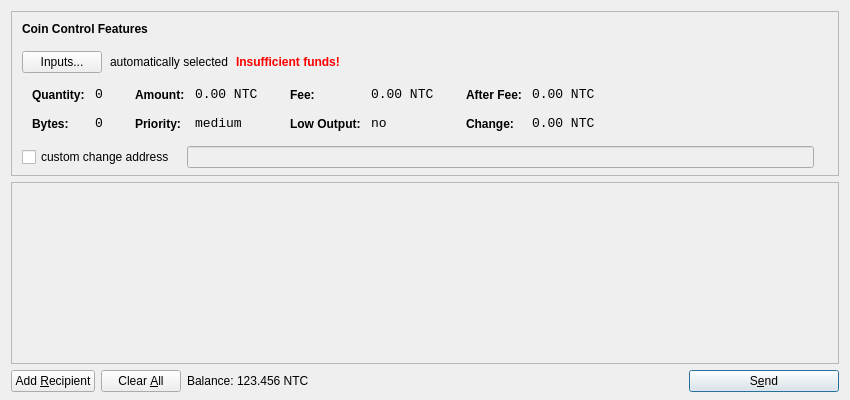
<?xml version="1.0" encoding="UTF-8"?>
<ui version="4.0">
 <class>SendCoinsDialog</class>
 <widget class="QDialog" name="SendCoinsDialog">
  <property name="geometry">
   <rect>
    <x>0</x>
    <y>0</y>
    <width>850</width>
    <height>400</height>
   </rect>
  </property>
  <property name="windowTitle">
   <string>Send Coins</string>
  </property>
  <layout class="QVBoxLayout" name="verticalLayout" stretch="0,1,0">
   <property name="bottomMargin">
    <number>8</number>
   </property>
   <item>
    <widget class="QFrame" name="frameCoinControl">
     <property name="sizePolicy">
      <sizepolicy hsizetype="Expanding" vsizetype="Expanding">
       <horstretch>0</horstretch>
       <verstretch>0</verstretch>
      </sizepolicy>
     </property>
     <property name="maximumSize">
      <size>
       <width>16777215</width>
       <height>16777215</height>
      </size>
     </property>
     <property name="frameShape">
      <enum>QFrame::StyledPanel</enum>
     </property>
     <property name="frameShadow">
      <enum>QFrame::Sunken</enum>
     </property>
     <layout class="QVBoxLayout" name="verticalLayoutCoinControl2">
      <property name="spacing">
       <number>-1</number>
      </property>
      <property name="leftMargin">
       <number>0</number>
      </property>
      <property name="topMargin">
       <number>0</number>
      </property>
      <property name="rightMargin">
       <number>0</number>
      </property>
      <property name="bottomMargin">
       <number>6</number>
      </property>
      <item>
       <layout class="QVBoxLayout" name="verticalLayoutCoinControl" stretch="0,0,0,0,1">
        <property name="spacing">
         <number>0</number>
        </property>
        <property name="leftMargin">
         <number>10</number>
        </property>
        <property name="topMargin">
         <number>10</number>
        </property>
        <item>
         <layout class="QHBoxLayout" name="horizontalLayoutCoinControl1">
          <property name="bottomMargin">
           <number>15</number>
          </property>
          <item>
           <widget class="QLabel" name="labelCoinControlFeatures">
            <property name="sizePolicy">
             <sizepolicy hsizetype="Preferred" vsizetype="Maximum">
              <horstretch>0</horstretch>
              <verstretch>0</verstretch>
             </sizepolicy>
            </property>
            <property name="font">
             <font>
              <weight>75</weight>
              <bold>true</bold>
             </font>
            </property>
            <property name="styleSheet">
             <string notr="true">font-weight:bold;</string>
            </property>
            <property name="text">
             <string>Coin Control Features</string>
            </property>
           </widget>
          </item>
         </layout>
        </item>
        <item>
         <layout class="QHBoxLayout" name="horizontalLayoutCoinControl2" stretch="0,0,0,0">
          <property name="spacing">
           <number>8</number>
          </property>
          <property name="bottomMargin">
           <number>10</number>
          </property>
          <item>
           <widget class="QPushButton" name="pushButtonCoinControl">
            <property name="styleSheet">
             <string notr="true"/>
            </property>
            <property name="text">
             <string>Inputs...</string>
            </property>
           </widget>
          </item>
          <item>
           <widget class="QLabel" name="labelCoinControlAutomaticallySelected">
            <property name="text">
             <string>automatically selected</string>
            </property>
            <property name="margin">
             <number>5</number>
            </property>
           </widget>
          </item>
          <item>
           <widget class="QLabel" name="labelCoinControlInsuffFunds">
            <property name="font">
             <font>
              <weight>75</weight>
              <bold>true</bold>
             </font>
            </property>
            <property name="styleSheet">
             <string notr="true">color:red;font-weight:bold;</string>
            </property>
            <property name="text">
             <string>Insufficient funds!</string>
            </property>
            <property name="margin">
             <number>5</number>
            </property>
           </widget>
          </item>
          <item>
           <spacer name="horizontalSpacerCoinControl">
            <property name="orientation">
             <enum>Qt::Horizontal</enum>
            </property>
            <property name="sizeHint" stdset="0">
             <size>
              <width>40</width>
              <height>1</height>
             </size>
            </property>
           </spacer>
          </item>
         </layout>
        </item>
        <item>
         <widget class="QWidget" name="widgetCoinControl" native="true">
          <property name="sizePolicy">
           <sizepolicy hsizetype="Preferred" vsizetype="Preferred">
            <horstretch>0</horstretch>
            <verstretch>0</verstretch>
           </sizepolicy>
          </property>
          <property name="minimumSize">
           <size>
            <width>0</width>
            <height>0</height>
           </size>
          </property>
          <property name="styleSheet">
           <string notr="true"/>
          </property>
          <layout class="QHBoxLayout" name="horizontalLayoutCoinControl5">
           <property name="margin">
            <number>0</number>
           </property>
           <item>
            <layout class="QHBoxLayout" name="horizontalLayoutCoinControl3" stretch="0,0,0,1">
             <property name="spacing">
              <number>20</number>
             </property>
             <property name="topMargin">
              <number>0</number>
             </property>
             <property name="bottomMargin">
              <number>10</number>
             </property>
             <item>
              <layout class="QFormLayout" name="formLayoutCoinControl1">
               <property name="horizontalSpacing">
                <number>10</number>
               </property>
               <property name="verticalSpacing">
                <number>14</number>
               </property>
               <property name="leftMargin">
                <number>10</number>
               </property>
               <property name="topMargin">
                <number>4</number>
               </property>
               <property name="rightMargin">
                <number>6</number>
               </property>
               <item row="0" column="0">
                <widget class="QLabel" name="labelCoinControlQuantityText">
                 <property name="styleSheet">
                  <string notr="true">font-weight:bold;</string>
                 </property>
                 <property name="text">
                  <string>Quantity:</string>
                 </property>
                 <property name="margin">
                  <number>0</number>
                 </property>
                </widget>
               </item>
               <item row="0" column="1">
                <widget class="QLabel" name="labelCoinControlQuantity">
                 <property name="font">
                  <font>
                   <family>Monospace</family>
                   <pointsize>10</pointsize>
                  </font>
                 </property>
                 <property name="cursor">
                  <cursorShape>IBeamCursor</cursorShape>
                 </property>
                 <property name="contextMenuPolicy">
                  <enum>Qt::ActionsContextMenu</enum>
                 </property>
                 <property name="text">
                  <string notr="true">0</string>
                 </property>
                 <property name="margin">
                  <number>0</number>
                 </property>
                 <property name="textInteractionFlags">
                  <set>Qt::LinksAccessibleByMouse|Qt::TextSelectableByKeyboard|Qt::TextSelectableByMouse</set>
                 </property>
                </widget>
               </item>
               <item row="1" column="0">
                <widget class="QLabel" name="labelCoinControlBytesText">
                 <property name="styleSheet">
                  <string notr="true">font-weight:bold;</string>
                 </property>
                 <property name="text">
                  <string>Bytes:</string>
                 </property>
                </widget>
               </item>
               <item row="1" column="1">
                <widget class="QLabel" name="labelCoinControlBytes">
                 <property name="font">
                  <font>
                   <family>Monospace</family>
                   <pointsize>10</pointsize>
                  </font>
                 </property>
                 <property name="cursor">
                  <cursorShape>IBeamCursor</cursorShape>
                 </property>
                 <property name="contextMenuPolicy">
                  <enum>Qt::ActionsContextMenu</enum>
                 </property>
                 <property name="text">
                  <string notr="true">0</string>
                 </property>
                 <property name="textInteractionFlags">
                  <set>Qt::LinksAccessibleByMouse|Qt::TextSelectableByKeyboard|Qt::TextSelectableByMouse</set>
                 </property>
                </widget>
               </item>
              </layout>
             </item>
             <item>
              <layout class="QFormLayout" name="formLayoutCoinControl2">
               <property name="horizontalSpacing">
                <number>10</number>
               </property>
               <property name="verticalSpacing">
                <number>14</number>
               </property>
               <property name="leftMargin">
                <number>6</number>
               </property>
               <property name="topMargin">
                <number>4</number>
               </property>
               <property name="rightMargin">
                <number>6</number>
               </property>
               <item row="0" column="0">
                <widget class="QLabel" name="labelCoinControlAmountText">
                 <property name="styleSheet">
                  <string notr="true">font-weight:bold;</string>
                 </property>
                 <property name="text">
                  <string>Amount:</string>
                 </property>
                 <property name="margin">
                  <number>0</number>
                 </property>
                </widget>
               </item>
               <item row="0" column="1">
                <widget class="QLabel" name="labelCoinControlAmount">
                 <property name="font">
                  <font>
                   <family>Monospace</family>
                   <pointsize>10</pointsize>
                  </font>
                 </property>
                 <property name="cursor">
                  <cursorShape>IBeamCursor</cursorShape>
                 </property>
                 <property name="contextMenuPolicy">
                  <enum>Qt::ActionsContextMenu</enum>
                 </property>
                 <property name="text">
                  <string notr="true">0.00 NTC</string>
                 </property>
                 <property name="textInteractionFlags">
                  <set>Qt::LinksAccessibleByMouse|Qt::TextSelectableByKeyboard|Qt::TextSelectableByMouse</set>
                 </property>
                </widget>
               </item>
               <item row="1" column="0">
                <widget class="QLabel" name="labelCoinControlPriorityText">
                 <property name="styleSheet">
                  <string notr="true">font-weight:bold;</string>
                 </property>
                 <property name="text">
                  <string>Priority:</string>
                 </property>
                </widget>
               </item>
               <item row="1" column="1">
                <widget class="QLabel" name="labelCoinControlPriority">
                 <property name="font">
                  <font>
                   <family>Monospace</family>
                   <pointsize>10</pointsize>
                  </font>
                 </property>
                 <property name="cursor">
                  <cursorShape>IBeamCursor</cursorShape>
                 </property>
                 <property name="contextMenuPolicy">
                  <enum>Qt::ActionsContextMenu</enum>
                 </property>
                 <property name="text">
                  <string>medium</string>
                 </property>
                 <property name="textInteractionFlags">
                  <set>Qt::LinksAccessibleByMouse|Qt::TextSelectableByKeyboard|Qt::TextSelectableByMouse</set>
                 </property>
                </widget>
               </item>
              </layout>
             </item>
             <item>
              <layout class="QFormLayout" name="formLayoutCoinControl3">
               <property name="horizontalSpacing">
                <number>10</number>
               </property>
               <property name="verticalSpacing">
                <number>14</number>
               </property>
               <property name="leftMargin">
                <number>6</number>
               </property>
               <property name="topMargin">
                <number>4</number>
               </property>
               <property name="rightMargin">
                <number>6</number>
               </property>
               <item row="0" column="0">
                <widget class="QLabel" name="labelCoinControlFeeText">
                 <property name="styleSheet">
                  <string notr="true">font-weight:bold;</string>
                 </property>
                 <property name="text">
                  <string>Fee:</string>
                 </property>
                 <property name="margin">
                  <number>0</number>
                 </property>
                </widget>
               </item>
               <item row="0" column="1">
                <widget class="QLabel" name="labelCoinControlFee">
                 <property name="font">
                  <font>
                   <family>Monospace</family>
                   <pointsize>10</pointsize>
                  </font>
                 </property>
                 <property name="cursor">
                  <cursorShape>IBeamCursor</cursorShape>
                 </property>
                 <property name="contextMenuPolicy">
                  <enum>Qt::ActionsContextMenu</enum>
                 </property>
                 <property name="text">
                  <string notr="true">0.00 NTC</string>
                 </property>
                 <property name="textInteractionFlags">
                  <set>Qt::LinksAccessibleByMouse|Qt::TextSelectableByKeyboard|Qt::TextSelectableByMouse</set>
                 </property>
                </widget>
               </item>
               <item row="1" column="0">
                <widget class="QLabel" name="labelCoinControlLowOutputText">
                 <property name="styleSheet">
                  <string notr="true">font-weight:bold;</string>
                 </property>
                 <property name="text">
                  <string>Low Output:</string>
                 </property>
                </widget>
               </item>
               <item row="1" column="1">
                <widget class="QLabel" name="labelCoinControlLowOutput">
                 <property name="font">
                  <font>
                   <family>Monospace</family>
                   <pointsize>10</pointsize>
                  </font>
                 </property>
                 <property name="cursor">
                  <cursorShape>IBeamCursor</cursorShape>
                 </property>
                 <property name="contextMenuPolicy">
                  <enum>Qt::ActionsContextMenu</enum>
                 </property>
                 <property name="text">
                  <string>no</string>
                 </property>
                 <property name="textInteractionFlags">
                  <set>Qt::LinksAccessibleByMouse|Qt::TextSelectableByKeyboard|Qt::TextSelectableByMouse</set>
                 </property>
                </widget>
               </item>
              </layout>
             </item>
             <item>
              <layout class="QFormLayout" name="formLayoutCoinControl4">
               <property name="horizontalSpacing">
                <number>10</number>
               </property>
               <property name="verticalSpacing">
                <number>14</number>
               </property>
               <property name="leftMargin">
                <number>6</number>
               </property>
               <property name="topMargin">
                <number>4</number>
               </property>
               <property name="rightMargin">
                <number>6</number>
               </property>
               <item row="0" column="0">
                <widget class="QLabel" name="labelCoinControlAfterFeeText">
                 <property name="styleSheet">
                  <string notr="true">font-weight:bold;</string>
                 </property>
                 <property name="text">
                  <string>After Fee:</string>
                 </property>
                 <property name="margin">
                  <number>0</number>
                 </property>
                </widget>
               </item>
               <item row="0" column="1">
                <widget class="QLabel" name="labelCoinControlAfterFee">
                 <property name="font">
                  <font>
                   <family>Monospace</family>
                   <pointsize>10</pointsize>
                  </font>
                 </property>
                 <property name="cursor">
                  <cursorShape>IBeamCursor</cursorShape>
                 </property>
                 <property name="contextMenuPolicy">
                  <enum>Qt::ActionsContextMenu</enum>
                 </property>
                 <property name="text">
                  <string notr="true">0.00 NTC</string>
                 </property>
                 <property name="textInteractionFlags">
                  <set>Qt::LinksAccessibleByMouse|Qt::TextSelectableByKeyboard|Qt::TextSelectableByMouse</set>
                 </property>
                </widget>
               </item>
               <item row="1" column="0">
                <widget class="QLabel" name="labelCoinControlChangeText">
                 <property name="styleSheet">
                  <string notr="true">font-weight:bold;</string>
                 </property>
                 <property name="text">
                  <string>Change:</string>
                 </property>
                </widget>
               </item>
               <item row="1" column="1">
                <widget class="QLabel" name="labelCoinControlChange">
                 <property name="font">
                  <font>
                   <family>Monospace</family>
                   <pointsize>10</pointsize>
                  </font>
                 </property>
                 <property name="cursor">
                  <cursorShape>IBeamCursor</cursorShape>
                 </property>
                 <property name="contextMenuPolicy">
                  <enum>Qt::ActionsContextMenu</enum>
                 </property>
                 <property name="text">
                  <string notr="true">0.00 NTC</string>
                 </property>
                 <property name="textInteractionFlags">
                  <set>Qt::LinksAccessibleByMouse|Qt::TextSelectableByKeyboard|Qt::TextSelectableByMouse</set>
                 </property>
                </widget>
               </item>
              </layout>
             </item>
            </layout>
           </item>
          </layout>
         </widget>
        </item>
        <item>
         <layout class="QHBoxLayout" name="horizontalLayoutCoinControl4" stretch="0,0,0">
          <property name="spacing">
           <number>12</number>
          </property>
          <property name="sizeConstraint">
           <enum>QLayout::SetDefaultConstraint</enum>
          </property>
          <property name="topMargin">
           <number>5</number>
          </property>
          <property name="rightMargin">
           <number>5</number>
          </property>
          <item>
           <widget class="QCheckBox" name="checkBoxCoinControlChange">
            <property name="text">
             <string>custom change address</string>
            </property>
           </widget>
          </item>
          <item>
           <widget class="QLineEdit" name="lineEditCoinControlChange">
            <property name="enabled">
             <bool>false</bool>
            </property>
            <property name="sizePolicy">
             <sizepolicy hsizetype="Expanding" vsizetype="Fixed">
              <horstretch>0</horstretch>
              <verstretch>0</verstretch>
             </sizepolicy>
            </property>
           </widget>
          </item>
          <item>
           <widget class="QLabel" name="labelCoinControlChangeLabel">
            <property name="sizePolicy">
             <sizepolicy hsizetype="Preferred" vsizetype="Expanding">
              <horstretch>0</horstretch>
              <verstretch>0</verstretch>
             </sizepolicy>
            </property>
            <property name="minimumSize">
             <size>
              <width>0</width>
              <height>0</height>
             </size>
            </property>
            <property name="text">
             <string/>
            </property>
            <property name="margin">
             <number>3</number>
            </property>
           </widget>
          </item>
         </layout>
        </item>
        <item>
         <spacer name="verticalSpacerCoinControl">
          <property name="orientation">
           <enum>Qt::Vertical</enum>
          </property>
          <property name="sizeHint" stdset="0">
           <size>
            <width>800</width>
            <height>1</height>
           </size>
          </property>
         </spacer>
        </item>
       </layout>
      </item>
     </layout>
    </widget>
   </item>
   <item>
    <widget class="QScrollArea" name="scrollArea">
     <property name="widgetResizable">
      <bool>true</bool>
     </property>
     <widget class="QWidget" name="scrollAreaWidgetContents">
      <property name="geometry">
       <rect>
        <x>0</x>
        <y>0</y>
        <width>830</width>
        <height>165</height>
       </rect>
      </property>
      <layout class="QVBoxLayout" name="verticalLayout_2">
       <property name="margin">
        <number>0</number>
       </property>
       <item>
        <layout class="QVBoxLayout" name="entries">
         <property name="spacing">
          <number>6</number>
         </property>
        </layout>
       </item>
       <item>
        <spacer name="verticalSpacer">
         <property name="orientation">
          <enum>Qt::Vertical</enum>
         </property>
         <property name="sizeHint" stdset="0">
          <size>
           <width>20</width>
           <height>40</height>
          </size>
         </property>
        </spacer>
       </item>
      </layout>
     </widget>
    </widget>
   </item>
   <item>
    <layout class="QHBoxLayout" name="horizontalLayout">
     <item>
      <widget class="QPushButton" name="addButton">
       <property name="toolTip">
        <string>Send to multiple recipients at once</string>
       </property>
       <property name="text">
        <string>Add &amp;Recipient</string>
       </property>
       <property name="icon">
        <iconset resource="../bitcoin.qrc">
         <normaloff>:/icons/add</normaloff>:/icons/add</iconset>
       </property>
       <property name="autoDefault">
        <bool>false</bool>
       </property>
      </widget>
     </item>
     <item>
      <widget class="QPushButton" name="clearButton">
       <property name="sizePolicy">
        <sizepolicy hsizetype="Minimum" vsizetype="Fixed">
         <horstretch>0</horstretch>
         <verstretch>0</verstretch>
        </sizepolicy>
       </property>
       <property name="toolTip">
        <string>Remove all transaction fields</string>
       </property>
       <property name="text">
        <string>Clear &amp;All</string>
       </property>
       <property name="icon">
        <iconset resource="../bitcoin.qrc">
         <normaloff>:/icons/remove</normaloff>:/icons/remove</iconset>
       </property>
       <property name="autoRepeatDelay">
        <number>300</number>
       </property>
       <property name="autoDefault">
        <bool>false</bool>
       </property>
      </widget>
     </item>
     <item>
      <layout class="QHBoxLayout" name="horizontalLayout_2">
       <property name="spacing">
        <number>3</number>
       </property>
       <item>
        <widget class="QLabel" name="label">
         <property name="text">
          <string>Balance:</string>
         </property>
        </widget>
       </item>
       <item>
        <widget class="QLabel" name="labelBalance">
         <property name="cursor">
          <cursorShape>IBeamCursor</cursorShape>
         </property>
         <property name="text">
          <string>123.456 NTC</string>
         </property>
         <property name="textInteractionFlags">
          <set>Qt::LinksAccessibleByMouse|Qt::TextSelectableByKeyboard|Qt::TextSelectableByMouse</set>
         </property>
        </widget>
       </item>
      </layout>
     </item>
     <item>
      <spacer name="horizontalSpacer">
       <property name="orientation">
        <enum>Qt::Horizontal</enum>
       </property>
       <property name="sizeHint" stdset="0">
        <size>
         <width>40</width>
         <height>20</height>
        </size>
       </property>
      </spacer>
     </item>
     <item>
      <widget class="QPushButton" name="sendButton">
       <property name="minimumSize">
        <size>
         <width>150</width>
         <height>0</height>
        </size>
       </property>
       <property name="toolTip">
        <string>Confirm the send action</string>
       </property>
       <property name="text">
        <string>S&amp;end</string>
       </property>
       <property name="icon">
        <iconset resource="../bitcoin.qrc">
         <normaloff>:/icons/send</normaloff>:/icons/send</iconset>
       </property>
       <property name="default">
        <bool>true</bool>
       </property>
      </widget>
     </item>
    </layout>
   </item>
  </layout>
 </widget>
 <resources>
  <include location="../bitcoin.qrc"/>
 </resources>
 <connections/>
</ui>
